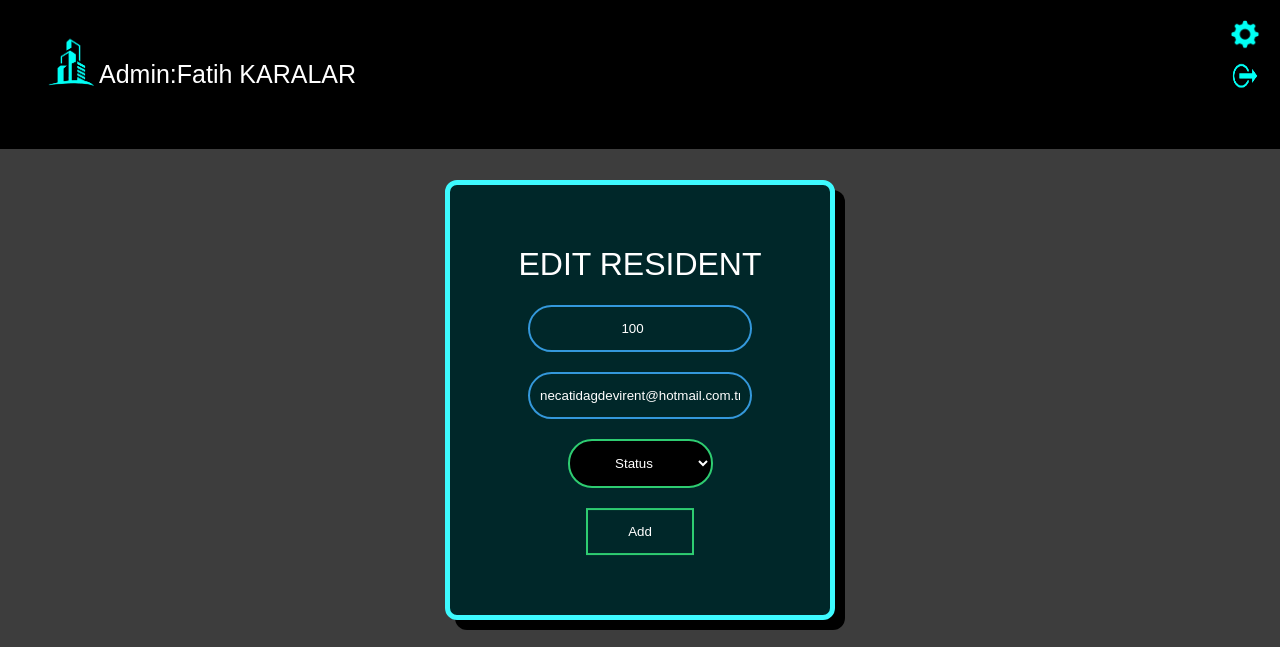
The page /AdminOperations/editUser.php?userID=96 (signed in) on the database as committed earlier.
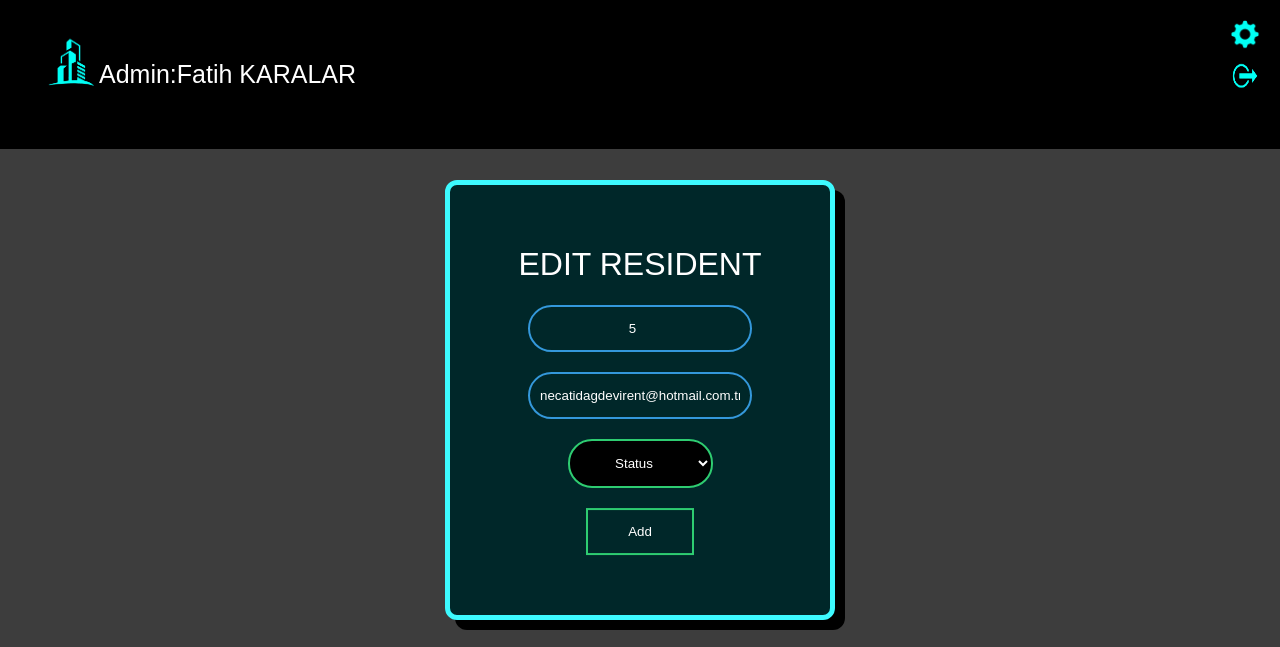
The same page on the database as committed later.
### tables this page shows
CREATE TABLE `users` (
  `userID` int(11) NOT NULL,
  `username` text NOT NULL,
  `password` text NOT NULL,
  `name` text NOT NULL,
  `surname` text NOT NULL,
  `aptNo` int(11) NOT NULL,
  `status` text NOT NULL,
  `mail` text NOT NULL,
  `phoneNumber` text NOT NULL
);

### AdminOperations/editUser.php (the view, shortened to what this page needs)
<?php
require_once '../dbconnection/dbconnect.php';
if ($_SESSION['type']!="admin") {
	header('location: ../nopermission.php');
}else{
	$usernameAdmin=$_SESSION['username'];
	$adminSql="SELECT * FROM admins WHERE username='$usernameAdmin'";
	$adminQuery=mysqli_query($connect,$adminSql);
    $rowAdmin=mysqli_fetch_assoc($adminQuery);
    $adminID=$rowAdmin['adminID'];
}
?>
<!DOCTYPE html>
<html lang="en">
<head>
	<link rel="stylesheet" href="../Css/addUsers.css">
</head>
<body>
	<header> <p id="adminName">Admin:<?php echo $rowAdmin['name']; ?></p>
		<a href="../index.php" title="Homepage">	<img src="../Logos/logo.png" width="100px" height="100px"></a>
		<a href="../options.php?adminID=<?php echo $adminID ?>" title="Edit Informations"> <input id="options" name='options' type="image" src="../Logos/options.png" width="30px" height="30px"> </a>
		<a href="../Login/adminLogout.php" title="Logout"><input id="logout" name='logout' type="image" src="../Logos/logout.png" width="30px" height="45px"></a>
    </header>
    <?php
    $userID=$_GET['userID'];
    $editedUserSql="SELECT*FROM users WHERE userID='$userID'";
    $editedUserQuery=mysqli_query($connect,$editedUserSql);
    $editedUserRow=mysqli_fetch_assoc($editedUserQuery);
    ?>
    <form class="addUsersForm" method="post">
    	<h1>Edit resident</h1>
    	<input id="aptNo" title="Apartment number" type="number" name="aptNo" placeholder="Apartment number" max="120" min="1" value="<?php echo $editedUserRow['aptNo'] ?>"  required>
    	<input id="mail" type="Mail" name="mail" placeholder="Mail" value="<?php echo $editedUserRow['mail'] ?>" required>
    	<select name="status" id="status" required>
    		<option value="" disabled selected hidden>Status</option>
    		<input type="submit" name="submit" value="Add">
    	</form>
    </body>
    </html>

Rows that differ between the two databases and show on the page:
changed users "necatidagdevirent@hotmail.com.tr": aptNo "100" → "5"
